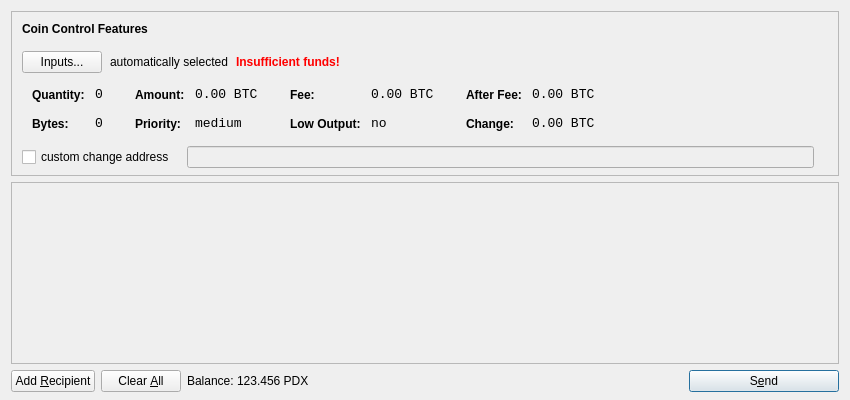
<?xml version="1.0" encoding="UTF-8"?>
<ui version="4.0">
 <class>SendCoinsDialog</class>
 <widget class="QDialog" name="SendCoinsDialog">
  <property name="geometry">
   <rect>
    <x>0</x>
    <y>0</y>
    <width>850</width>
    <height>400</height>
   </rect>
  </property>
  <property name="windowTitle">
   <string>Send Coins</string>
  </property>
  <layout class="QVBoxLayout" name="verticalLayout" stretch="0,1,0">
   <property name="bottomMargin">
    <number>8</number>
   </property>
   <item>
    <widget class="QFrame" name="frameCoinControl">
     <property name="sizePolicy">
      <sizepolicy hsizetype="Expanding" vsizetype="Expanding">
       <horstretch>0</horstretch>
       <verstretch>0</verstretch>
      </sizepolicy>
     </property>
     <property name="maximumSize">
      <size>
       <width>16777215</width>
       <height>16777215</height>
      </size>
     </property>
     <property name="frameShape">
      <enum>QFrame::StyledPanel</enum>
     </property>
     <property name="frameShadow">
      <enum>QFrame::Sunken</enum>
     </property>
     <layout class="QVBoxLayout" name="verticalLayoutCoinControl2">
      <property name="spacing">
       <number>-1</number>
      </property>
      <property name="leftMargin">
       <number>0</number>
      </property>
      <property name="topMargin">
       <number>0</number>
      </property>
      <property name="rightMargin">
       <number>0</number>
      </property>
      <property name="bottomMargin">
       <number>6</number>
      </property>
      <item>
       <layout class="QVBoxLayout" name="verticalLayoutCoinControl" stretch="0,0,0,0,1">
        <property name="spacing">
         <number>0</number>
        </property>
        <property name="leftMargin">
         <number>10</number>
        </property>
        <property name="topMargin">
         <number>10</number>
        </property>
        <item>
         <layout class="QHBoxLayout" name="horizontalLayoutCoinControl1">
          <property name="bottomMargin">
           <number>15</number>
          </property>
          <item>
           <widget class="QLabel" name="labelCoinControlFeatures">
            <property name="sizePolicy">
             <sizepolicy hsizetype="Preferred" vsizetype="Maximum">
              <horstretch>0</horstretch>
              <verstretch>0</verstretch>
             </sizepolicy>
            </property>
            <property name="font">
             <font>
              <weight>75</weight>
              <bold>true</bold>
             </font>
            </property>
            <property name="styleSheet">
             <string notr="true">font-weight:bold;</string>
            </property>
            <property name="text">
             <string>Coin Control Features</string>
            </property>
           </widget>
          </item>
         </layout>
        </item>
        <item>
         <layout class="QHBoxLayout" name="horizontalLayoutCoinControl2" stretch="0,0,0,0">
          <property name="spacing">
           <number>8</number>
          </property>
          <property name="bottomMargin">
           <number>10</number>
          </property>
          <item>
           <widget class="QPushButton" name="pushButtonCoinControl">
            <property name="styleSheet">
             <string notr="true"/>
            </property>
            <property name="text">
             <string>Inputs...</string>
            </property>
           </widget>
          </item>
          <item>
           <widget class="QLabel" name="labelCoinControlAutomaticallySelected">
            <property name="text">
             <string>automatically selected</string>
            </property>
            <property name="margin">
             <number>5</number>
            </property>
           </widget>
          </item>
          <item>
           <widget class="QLabel" name="labelCoinControlInsuffFunds">
            <property name="font">
             <font>
              <weight>75</weight>
              <bold>true</bold>
             </font>
            </property>
            <property name="styleSheet">
             <string notr="true">color:red;font-weight:bold;</string>
            </property>
            <property name="text">
             <string>Insufficient funds!</string>
            </property>
            <property name="margin">
             <number>5</number>
            </property>
           </widget>
          </item>
          <item>
           <spacer name="horizontalSpacerCoinControl">
            <property name="orientation">
             <enum>Qt::Horizontal</enum>
            </property>
            <property name="sizeHint" stdset="0">
             <size>
              <width>40</width>
              <height>1</height>
             </size>
            </property>
           </spacer>
          </item>
         </layout>
        </item>
        <item>
         <widget class="QWidget" name="widgetCoinControl" native="true">
          <property name="sizePolicy">
           <sizepolicy hsizetype="Preferred" vsizetype="Preferred">
            <horstretch>0</horstretch>
            <verstretch>0</verstretch>
           </sizepolicy>
          </property>
          <property name="minimumSize">
           <size>
            <width>0</width>
            <height>0</height>
           </size>
          </property>
          <property name="styleSheet">
           <string notr="true"/>
          </property>
          <layout class="QHBoxLayout" name="horizontalLayoutCoinControl5">
           <property name="margin">
            <number>0</number>
           </property>
           <item>
            <layout class="QHBoxLayout" name="horizontalLayoutCoinControl3" stretch="0,0,0,1">
             <property name="spacing">
              <number>20</number>
             </property>
             <property name="topMargin">
              <number>0</number>
             </property>
             <property name="bottomMargin">
              <number>10</number>
             </property>
             <item>
              <layout class="QFormLayout" name="formLayoutCoinControl1">
               <property name="horizontalSpacing">
                <number>10</number>
               </property>
               <property name="verticalSpacing">
                <number>14</number>
               </property>
               <property name="leftMargin">
                <number>10</number>
               </property>
               <property name="topMargin">
                <number>4</number>
               </property>
               <property name="rightMargin">
                <number>6</number>
               </property>
               <item row="0" column="0">
                <widget class="QLabel" name="labelCoinControlQuantityText">
                 <property name="styleSheet">
                  <string notr="true">font-weight:bold;</string>
                 </property>
                 <property name="text">
                  <string>Quantity:</string>
                 </property>
                 <property name="margin">
                  <number>0</number>
                 </property>
                </widget>
               </item>
               <item row="0" column="1">
                <widget class="QLabel" name="labelCoinControlQuantity">
                 <property name="font">
                  <font>
                   <family>Monospace</family>
                   <pointsize>10</pointsize>
                  </font>
                 </property>
                 <property name="cursor">
                  <cursorShape>IBeamCursor</cursorShape>
                 </property>
                 <property name="contextMenuPolicy">
                  <enum>Qt::ActionsContextMenu</enum>
                 </property>
                 <property name="text">
                  <string notr="true">0</string>
                 </property>
                 <property name="margin">
                  <number>0</number>
                 </property>
                 <property name="textInteractionFlags">
                  <set>Qt::LinksAccessibleByMouse|Qt::TextSelectableByKeyboard|Qt::TextSelectableByMouse</set>
                 </property>
                </widget>
               </item>
               <item row="1" column="0">
                <widget class="QLabel" name="labelCoinControlBytesText">
                 <property name="styleSheet">
                  <string notr="true">font-weight:bold;</string>
                 </property>
                 <property name="text">
                  <string>Bytes:</string>
                 </property>
                </widget>
               </item>
               <item row="1" column="1">
                <widget class="QLabel" name="labelCoinControlBytes">
                 <property name="font">
                  <font>
                   <family>Monospace</family>
                   <pointsize>10</pointsize>
                  </font>
                 </property>
                 <property name="cursor">
                  <cursorShape>IBeamCursor</cursorShape>
                 </property>
                 <property name="contextMenuPolicy">
                  <enum>Qt::ActionsContextMenu</enum>
                 </property>
                 <property name="text">
                  <string notr="true">0</string>
                 </property>
                 <property name="textInteractionFlags">
                  <set>Qt::LinksAccessibleByMouse|Qt::TextSelectableByKeyboard|Qt::TextSelectableByMouse</set>
                 </property>
                </widget>
               </item>
              </layout>
             </item>
             <item>
              <layout class="QFormLayout" name="formLayoutCoinControl2">
               <property name="horizontalSpacing">
                <number>10</number>
               </property>
               <property name="verticalSpacing">
                <number>14</number>
               </property>
               <property name="leftMargin">
                <number>6</number>
               </property>
               <property name="topMargin">
                <number>4</number>
               </property>
               <property name="rightMargin">
                <number>6</number>
               </property>
               <item row="0" column="0">
                <widget class="QLabel" name="labelCoinControlAmountText">
                 <property name="styleSheet">
                  <string notr="true">font-weight:bold;</string>
                 </property>
                 <property name="text">
                  <string>Amount:</string>
                 </property>
                 <property name="margin">
                  <number>0</number>
                 </property>
                </widget>
               </item>
               <item row="0" column="1">
                <widget class="QLabel" name="labelCoinControlAmount">
                 <property name="font">
                  <font>
                   <family>Monospace</family>
                   <pointsize>10</pointsize>
                  </font>
                 </property>
                 <property name="cursor">
                  <cursorShape>IBeamCursor</cursorShape>
                 </property>
                 <property name="contextMenuPolicy">
                  <enum>Qt::ActionsContextMenu</enum>
                 </property>
                 <property name="text">
                  <string notr="true">0.00 BTC</string>
                 </property>
                 <property name="textInteractionFlags">
                  <set>Qt::LinksAccessibleByMouse|Qt::TextSelectableByKeyboard|Qt::TextSelectableByMouse</set>
                 </property>
                </widget>
               </item>
               <item row="1" column="0">
                <widget class="QLabel" name="labelCoinControlPriorityText">
                 <property name="styleSheet">
                  <string notr="true">font-weight:bold;</string>
                 </property>
                 <property name="text">
                  <string>Priority:</string>
                 </property>
                </widget>
               </item>
               <item row="1" column="1">
                <widget class="QLabel" name="labelCoinControlPriority">
                 <property name="font">
                  <font>
                   <family>Monospace</family>
                   <pointsize>10</pointsize>
                  </font>
                 </property>
                 <property name="cursor">
                  <cursorShape>IBeamCursor</cursorShape>
                 </property>
                 <property name="contextMenuPolicy">
                  <enum>Qt::ActionsContextMenu</enum>
                 </property>
                 <property name="text">
                  <string>medium</string>
                 </property>
                 <property name="textInteractionFlags">
                  <set>Qt::LinksAccessibleByMouse|Qt::TextSelectableByKeyboard|Qt::TextSelectableByMouse</set>
                 </property>
                </widget>
               </item>
              </layout>
             </item>
             <item>
              <layout class="QFormLayout" name="formLayoutCoinControl3">
               <property name="horizontalSpacing">
                <number>10</number>
               </property>
               <property name="verticalSpacing">
                <number>14</number>
               </property>
               <property name="leftMargin">
                <number>6</number>
               </property>
               <property name="topMargin">
                <number>4</number>
               </property>
               <property name="rightMargin">
                <number>6</number>
               </property>
               <item row="0" column="0">
                <widget class="QLabel" name="labelCoinControlFeeText">
                 <property name="styleSheet">
                  <string notr="true">font-weight:bold;</string>
                 </property>
                 <property name="text">
                  <string>Fee:</string>
                 </property>
                 <property name="margin">
                  <number>0</number>
                 </property>
                </widget>
               </item>
               <item row="0" column="1">
                <widget class="QLabel" name="labelCoinControlFee">
                 <property name="font">
                  <font>
                   <family>Monospace</family>
                   <pointsize>10</pointsize>
                  </font>
                 </property>
                 <property name="cursor">
                  <cursorShape>IBeamCursor</cursorShape>
                 </property>
                 <property name="contextMenuPolicy">
                  <enum>Qt::ActionsContextMenu</enum>
                 </property>
                 <property name="text">
                  <string notr="true">0.00 BTC</string>
                 </property>
                 <property name="textInteractionFlags">
                  <set>Qt::LinksAccessibleByMouse|Qt::TextSelectableByKeyboard|Qt::TextSelectableByMouse</set>
                 </property>
                </widget>
               </item>
               <item row="1" column="0">
                <widget class="QLabel" name="labelCoinControlLowOutputText">
                 <property name="styleSheet">
                  <string notr="true">font-weight:bold;</string>
                 </property>
                 <property name="text">
                  <string>Low Output:</string>
                 </property>
                </widget>
               </item>
               <item row="1" column="1">
                <widget class="QLabel" name="labelCoinControlLowOutput">
                 <property name="font">
                  <font>
                   <family>Monospace</family>
                   <pointsize>10</pointsize>
                  </font>
                 </property>
                 <property name="cursor">
                  <cursorShape>IBeamCursor</cursorShape>
                 </property>
                 <property name="contextMenuPolicy">
                  <enum>Qt::ActionsContextMenu</enum>
                 </property>
                 <property name="text">
                  <string>no</string>
                 </property>
                 <property name="textInteractionFlags">
                  <set>Qt::LinksAccessibleByMouse|Qt::TextSelectableByKeyboard|Qt::TextSelectableByMouse</set>
                 </property>
                </widget>
               </item>
              </layout>
             </item>
             <item>
              <layout class="QFormLayout" name="formLayoutCoinControl4">
               <property name="horizontalSpacing">
                <number>10</number>
               </property>
               <property name="verticalSpacing">
                <number>14</number>
               </property>
               <property name="leftMargin">
                <number>6</number>
               </property>
               <property name="topMargin">
                <number>4</number>
               </property>
               <property name="rightMargin">
                <number>6</number>
               </property>
               <item row="0" column="0">
                <widget class="QLabel" name="labelCoinControlAfterFeeText">
                 <property name="styleSheet">
                  <string notr="true">font-weight:bold;</string>
                 </property>
                 <property name="text">
                  <string>After Fee:</string>
                 </property>
                 <property name="margin">
                  <number>0</number>
                 </property>
                </widget>
               </item>
               <item row="0" column="1">
                <widget class="QLabel" name="labelCoinControlAfterFee">
                 <property name="font">
                  <font>
                   <family>Monospace</family>
                   <pointsize>10</pointsize>
                  </font>
                 </property>
                 <property name="cursor">
                  <cursorShape>IBeamCursor</cursorShape>
                 </property>
                 <property name="contextMenuPolicy">
                  <enum>Qt::ActionsContextMenu</enum>
                 </property>
                 <property name="text">
                  <string notr="true">0.00 BTC</string>
                 </property>
                 <property name="textInteractionFlags">
                  <set>Qt::LinksAccessibleByMouse|Qt::TextSelectableByKeyboard|Qt::TextSelectableByMouse</set>
                 </property>
                </widget>
               </item>
               <item row="1" column="0">
                <widget class="QLabel" name="labelCoinControlChangeText">
                 <property name="styleSheet">
                  <string notr="true">font-weight:bold;</string>
                 </property>
                 <property name="text">
                  <string>Change:</string>
                 </property>
                </widget>
               </item>
               <item row="1" column="1">
                <widget class="QLabel" name="labelCoinControlChange">
                 <property name="font">
                  <font>
                   <family>Monospace</family>
                   <pointsize>10</pointsize>
                  </font>
                 </property>
                 <property name="cursor">
                  <cursorShape>IBeamCursor</cursorShape>
                 </property>
                 <property name="contextMenuPolicy">
                  <enum>Qt::ActionsContextMenu</enum>
                 </property>
                 <property name="text">
                  <string notr="true">0.00 BTC</string>
                 </property>
                 <property name="textInteractionFlags">
                  <set>Qt::LinksAccessibleByMouse|Qt::TextSelectableByKeyboard|Qt::TextSelectableByMouse</set>
                 </property>
                </widget>
               </item>
              </layout>
             </item>
            </layout>
           </item>
          </layout>
         </widget>
        </item>
        <item>
         <layout class="QHBoxLayout" name="horizontalLayoutCoinControl4" stretch="0,0,0">
          <property name="spacing">
           <number>12</number>
          </property>
          <property name="sizeConstraint">
           <enum>QLayout::SetDefaultConstraint</enum>
          </property>
          <property name="topMargin">
           <number>5</number>
          </property>
          <property name="rightMargin">
           <number>5</number>
          </property>
          <item>
           <widget class="QCheckBox" name="checkBoxCoinControlChange">
            <property name="text">
             <string>custom change address</string>
            </property>
           </widget>
          </item>
          <item>
           <widget class="QLineEdit" name="lineEditCoinControlChange">
            <property name="enabled">
             <bool>false</bool>
            </property>
            <property name="sizePolicy">
             <sizepolicy hsizetype="Expanding" vsizetype="Fixed">
              <horstretch>0</horstretch>
              <verstretch>0</verstretch>
             </sizepolicy>
            </property>
           </widget>
          </item>
          <item>
           <widget class="QLabel" name="labelCoinControlChangeLabel">
            <property name="sizePolicy">
             <sizepolicy hsizetype="Preferred" vsizetype="Expanding">
              <horstretch>0</horstretch>
              <verstretch>0</verstretch>
             </sizepolicy>
            </property>
            <property name="minimumSize">
             <size>
              <width>0</width>
              <height>0</height>
             </size>
            </property>
            <property name="text">
             <string/>
            </property>
            <property name="margin">
             <number>3</number>
            </property>
           </widget>
          </item>
         </layout>
        </item>
        <item>
         <spacer name="verticalSpacerCoinControl">
          <property name="orientation">
           <enum>Qt::Vertical</enum>
          </property>
          <property name="sizeHint" stdset="0">
           <size>
            <width>800</width>
            <height>1</height>
           </size>
          </property>
         </spacer>
        </item>
       </layout>
      </item>
     </layout>
    </widget>
   </item>
   <item>
    <widget class="QScrollArea" name="scrollArea">
     <property name="widgetResizable">
      <bool>true</bool>
     </property>
     <widget class="QWidget" name="scrollAreaWidgetContents">
      <property name="geometry">
       <rect>
        <x>0</x>
        <y>0</y>
        <width>830</width>
        <height>165</height>
       </rect>
      </property>
      <layout class="QVBoxLayout" name="verticalLayout_2">
       <property name="margin">
        <number>0</number>
       </property>
       <item>
        <layout class="QVBoxLayout" name="entries">
         <property name="spacing">
          <number>6</number>
         </property>
        </layout>
       </item>
       <item>
        <spacer name="verticalSpacer">
         <property name="orientation">
          <enum>Qt::Vertical</enum>
         </property>
         <property name="sizeHint" stdset="0">
          <size>
           <width>20</width>
           <height>40</height>
          </size>
         </property>
        </spacer>
       </item>
      </layout>
     </widget>
    </widget>
   </item>
   <item>
    <layout class="QHBoxLayout" name="horizontalLayout">
     <item>
      <widget class="QPushButton" name="addButton">
       <property name="toolTip">
        <string>Send to multiple recipients at once</string>
       </property>
       <property name="text">
        <string>Add &amp;Recipient</string>
       </property>
       <property name="icon">
        <iconset resource="../bitcoin.qrc">
         <normaloff>:/icons/add</normaloff>:/icons/add</iconset>
       </property>
       <property name="autoDefault">
        <bool>false</bool>
       </property>
      </widget>
     </item>
     <item>
      <widget class="QPushButton" name="clearButton">
       <property name="sizePolicy">
        <sizepolicy hsizetype="Minimum" vsizetype="Fixed">
         <horstretch>0</horstretch>
         <verstretch>0</verstretch>
        </sizepolicy>
       </property>
       <property name="toolTip">
        <string>Remove all transaction fields</string>
       </property>
       <property name="text">
        <string>Clear &amp;All</string>
       </property>
       <property name="icon">
        <iconset resource="../bitcoin.qrc">
         <normaloff>:/icons/remove</normaloff>:/icons/remove</iconset>
       </property>
       <property name="autoRepeatDelay">
        <number>300</number>
       </property>
       <property name="autoDefault">
        <bool>false</bool>
       </property>
      </widget>
     </item>
     <item>
      <layout class="QHBoxLayout" name="horizontalLayout_2">
       <property name="spacing">
        <number>3</number>
       </property>
       <item>
        <widget class="QLabel" name="label">
         <property name="text">
          <string>Balance:</string>
         </property>
        </widget>
       </item>
       <item>
        <widget class="QLabel" name="labelBalance">
         <property name="cursor">
          <cursorShape>IBeamCursor</cursorShape>
         </property>
         <property name="text">
          <string>123.456 PDX</string>
         </property>
         <property name="textInteractionFlags">
          <set>Qt::LinksAccessibleByMouse|Qt::TextSelectableByKeyboard|Qt::TextSelectableByMouse</set>
         </property>
        </widget>
       </item>
      </layout>
     </item>
     <item>
      <spacer name="horizontalSpacer">
       <property name="orientation">
        <enum>Qt::Horizontal</enum>
       </property>
       <property name="sizeHint" stdset="0">
        <size>
         <width>40</width>
         <height>20</height>
        </size>
       </property>
      </spacer>
     </item>
     <item>
      <widget class="QPushButton" name="sendButton">
       <property name="minimumSize">
        <size>
         <width>150</width>
         <height>0</height>
        </size>
       </property>
       <property name="toolTip">
        <string>Confirm the send action</string>
       </property>
       <property name="text">
        <string>S&amp;end</string>
       </property>
       <property name="icon">
        <iconset resource="../bitcoin.qrc">
         <normaloff>:/icons/send</normaloff>:/icons/send</iconset>
       </property>
       <property name="default">
        <bool>true</bool>
       </property>
      </widget>
     </item>
    </layout>
   </item>
  </layout>
 </widget>
 <resources>
  <include location="../bitcoin.qrc"/>
 </resources>
 <connections/>
</ui>
